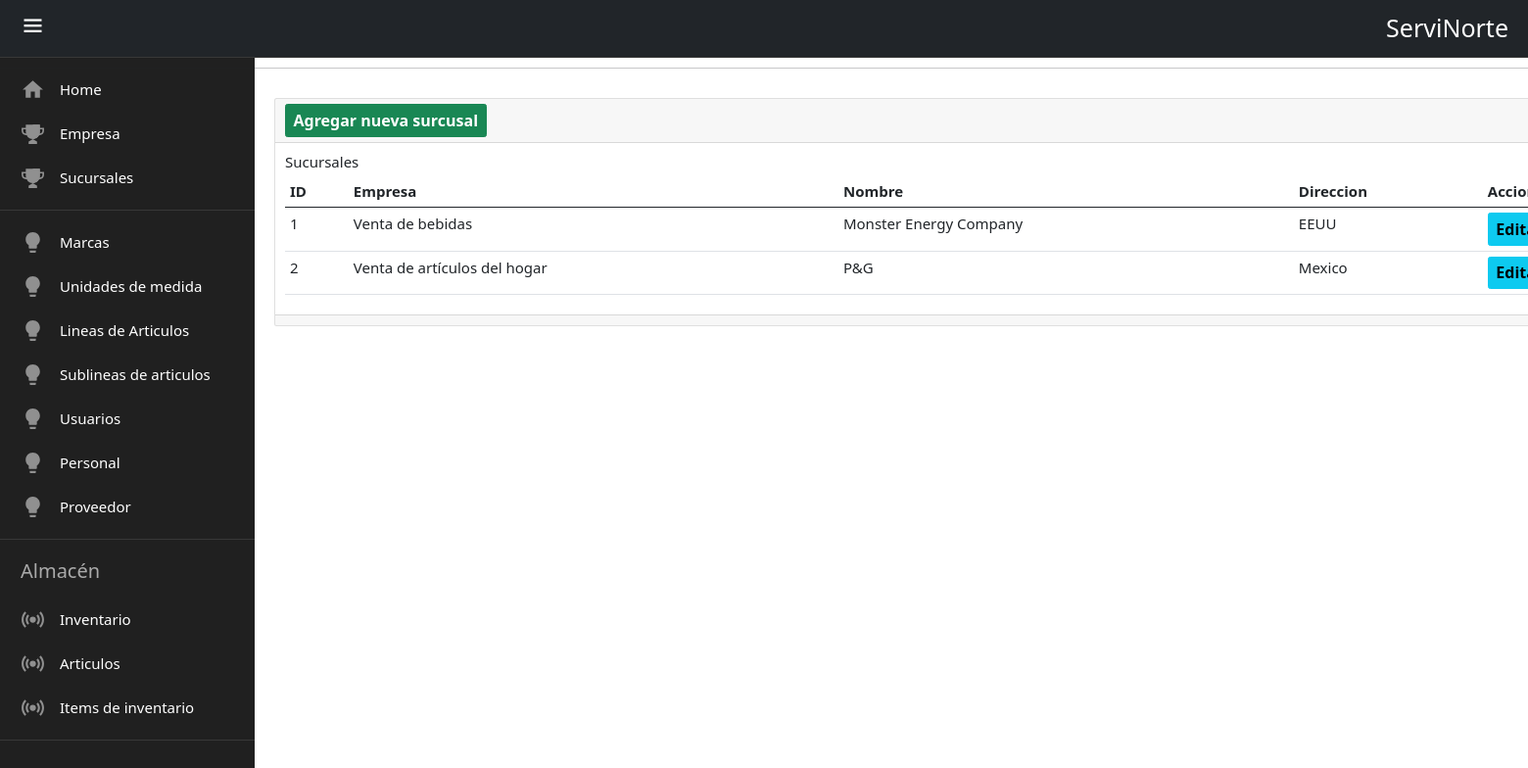
Screenshot of /sucursal/ with the database file from the repository.
### servinorte_r/models.py (models this page shows, shortened)
class Sucursales(models.Model):
    Empresa = models.ForeignKey(Empresa, on_delete=models.CASCADE)
    nombre_comercial = models.CharField(
        max_length=150, help_text="El nombre comercial de la empresa. "
    )
    direccion = models.CharField(
        max_length=150, help_text="La direccion de la empresa. "
    )

class Empresa(models.Model):
    nro_documento = models.CharField(
        max_length=11, help_text="El nro.documento de la empresa. "
    )
    razon_social = models.CharField(
        max_length=150, help_text="La razón social de la empresa. "
    )
    direccion = models.CharField(
        max_length=150, help_text="La direccion de la empresa. "
    )
    def __str__(self):
        return self.razon_social

### servinorte_r/views.py (the view)
# urls.py: path('sucursal/',views.sucursales,name='sucursal'),
def sucursales(request):
    sucursales=Sucursales.objects.all()
    return render(request,"sucursal/index.html",{'sucursales':sucursales})

### templates/sucursal/index.html (shortened to what this page needs)
{% extends 'base.html' %}{% block content %}
<hr />
<div class="contenedor">
  <div class="card">
    <div class="card-header">
      <a
        name=""
        id=""
        class="btn btn-success text-white"
        style="font-size: medium; font-weight: bold"
        href="{% url 'crear_sucursal' %}"
        role="button"
      >
        Agregar nueva surcusal
      </a>
    </div>
    <div class="card-body">
      <h4 class="card-title">Sucursales</h4>
      <table class="table">
        <thead>
          <tr>
            <th>ID</th>
            <th>Empresa</th>
            <th>Nombre</th>
            <th>Direccion</th>
            <th>Acciones</th>
          </tr>
        </thead>
        <tbody>
          {% for sucursal in sucursales %}
          <tr>
            <td>{{ sucursal.id }}</td>
            <td>{{ sucursal.Empresa }}</td>
            <td>{{ sucursal.nombre_comercial }}</td>
            <td>{{ sucursal.direccion }}</td>
            <td>
              <a
                name=""
                id=""
                class="btn btn-info"
                style="font-size: medium; font-weight: bold"
                href="{% url 'editar_sucursal' sucursal.id %}"
                role="button"
              >
                Editar
              </a>
            </td>
          </tr>
          {% endfor %}
        </tbody>
      </table>
    </div>
    <div class="card-footer text-muted"></div>
  </div>
</div>
{% endblock %}

### servinorte_r/static/css/style.css (style rules this page uses)
:root { --fondo-color:#231e27; --items-color:#202020; --border-color:#383838; --text-color:#e7e7e7; }
* { padding: 0; box-sizing: border-box; margin: 0; }
html { font-size: 62.5%; font-family: sans-serif; }
body { width: 100%; height: 100vh; background-color: #231e27; position: relative; }
.contenedor { width:1600px; margin-left:280px; margin-top: 30px; font-size: 150%; }

### rows the page displays
Sucursales: id "1", Empresa "Venta de bebidas", nombre_comercial "Monster Energy Company", direccion "EEUU"
Sucursales: id "2", Empresa "Venta de artículos del hogar", nombre_comercial "P&G", direccion "Mexico"
